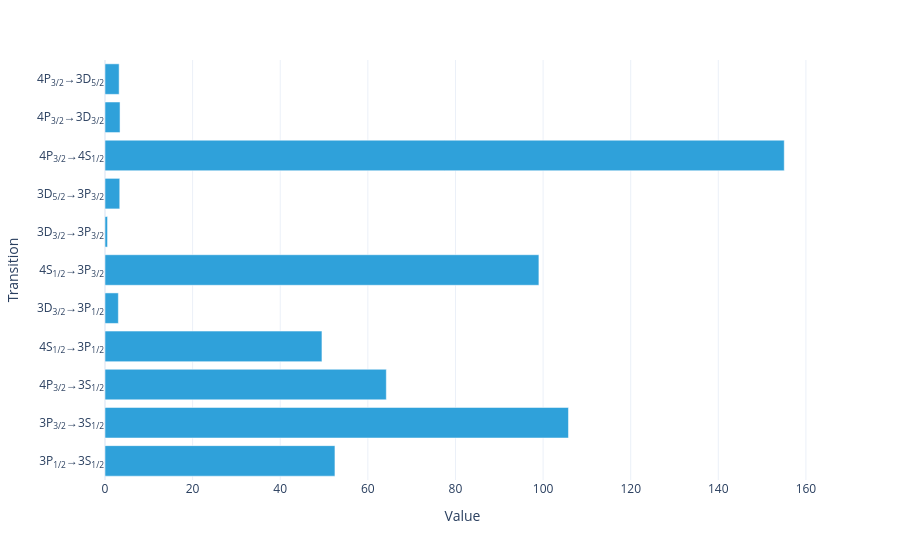

The code cell stored with this chart in its notebook:
### Code cell
model.total_flux(sol).visualize()

### Figure 1 — Plotly figure (JSON) as saved in the notebook; plotly's stock layout.template omitted (floating-point values rounded to 4 significant figures)
{"data": [{"hovertemplate": "Value=%{x}<br>Transition=%{y}<extra></extra>", "legendgroup": "", "marker": {"color": "#2fa1da", "pattern": {"shape": ""}}, "name": "", "orientation": "h", "showlegend": false, "textposition": "auto", "type": "bar", "x": [52.49, 105.8, 64.22, 49.52, 3.047, 99.05, 0.5793, 3.368, 155.1, 3.433, 3.228], "xaxis": "x", "y": ["3P<sub>1/2</sub>→3S<sub>1/2</sub>", "3P<sub>3/2</sub>→3S<sub>1/2</sub>", "4P<sub>3/2</sub>→3S<sub>1/2</sub>", "4S<sub>1/2</sub>→3P<sub>1/2</sub>", "3D<sub>3/2</sub>→3P<sub>1/2</sub>", "4S<sub>1/2</sub>→3P<sub>3/2</sub>", "3D<sub>3/2</sub>→3P<sub>3/2</sub>", "3D<sub>5/2</sub>→3P<sub>3/2</sub>", "4P<sub>3/2</sub>→4S<sub>1/2</sub>", "4P<sub>3/2</sub>→3D<sub>3/2</sub>", "4P<sub>3/2</sub>→3D<sub>5/2</sub>"], "yaxis": "y"}], "layout": {"barmode": "relative", "legend": {"title": {}, "tracegroupgap": 0}, "margin": {"t": 60}, "xaxis": {"anchor": "y", "domain": [0, 1], "title": {"text": "Value"}}, "yaxis": {"anchor": "x", "domain": [0, 1], "title": {"text": "Transition"}}}}
